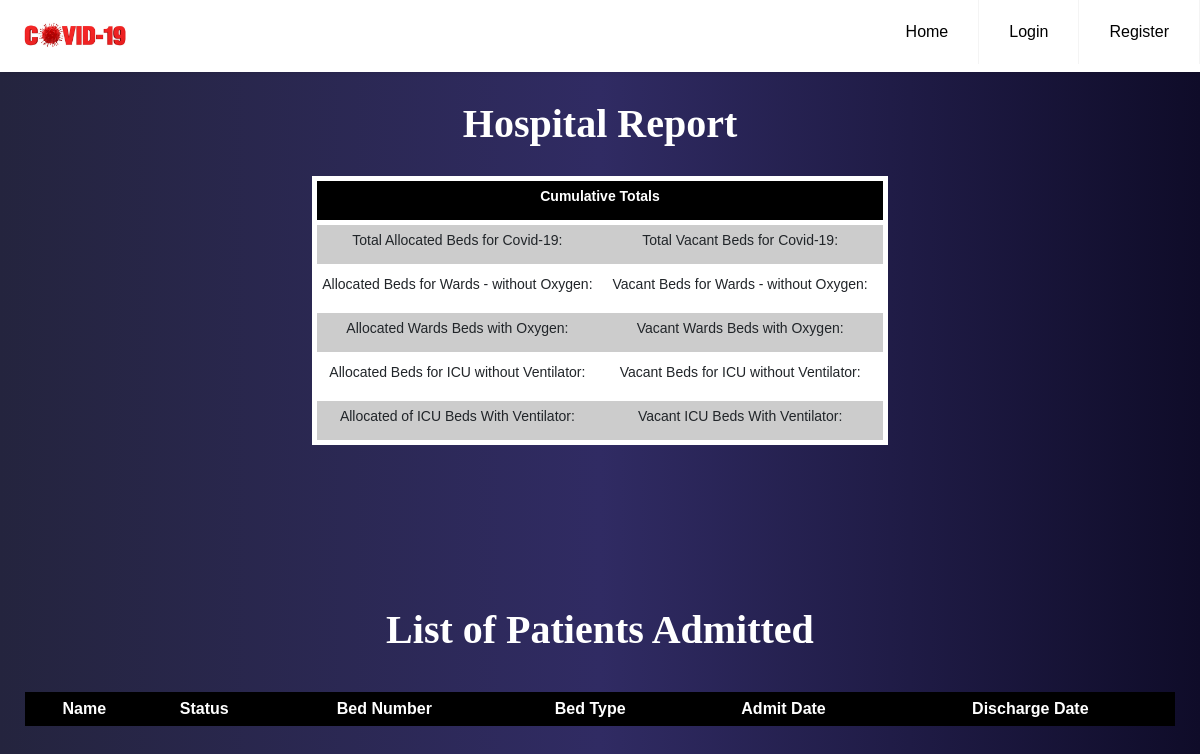
Before: /patients with the older database file.
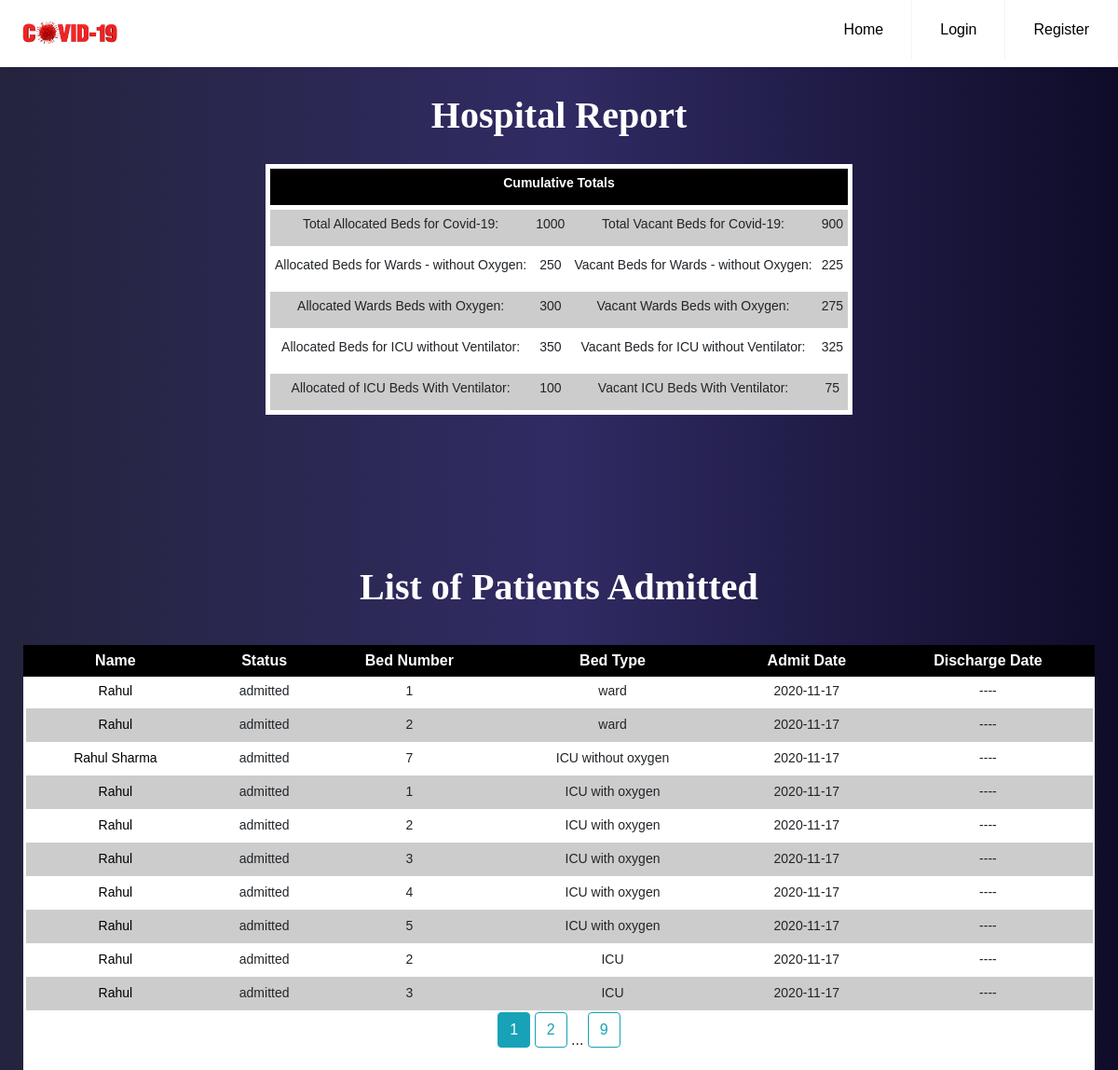
After: the same page with the newer database file.
### models.py (models this page shows, shortened)
class Hospital(db.Model):
    id = db.Column(db.Integer, primary_key=True)
    name = db.Column(db.String(100), nullable=False)
    area = db.Column(db.String(100), nullable=False)
    district = db.Column(db.String(100), nullable=False)
    state = db.Column(db.String(100), nullable=False)
    total_beds = db.Column(db.Integer, nullable=False)
    available_beds = db.Column(db.Integer, nullable=False)
    total_ward_beds = db.Column(db.Integer, nullable=False)
    available_ward_beds = db.Column(db.Integer, nullable=False)
    total_ward_beds_with_oxygen = db.Column(db.Integer, nullable=False)
    available_ward_beds_with_oxygen = db.Column(db.Integer, nullable=False)
    total_icu_beds = db.Column(db.Integer, nullable=False)
    available_icu_beds = db.Column(db.Integer, nullable=False)
    total_icu_beds_with_oxygen = db.Column(db.Integer, nullable=False)
    available_icu_beds_with_oxygen = db.Column(db.Integer, nullable=False)
    beds = db.relationship('Bed', backref='hospital', lazy=True)

class Patient(db.Model):
    id = db.Column(db.Integer, primary_key=True)
    name = db.Column(db.String(100), nullable=False)
    age = db.Column(db.Integer, nullable=False)
    gender = db.Column(db.String(10), nullable=False)
    status = db.Column(db.String(10), nullable=False)
    admit_date = db.Column(db.DateTime, nullable=False, default=datetime.utcnow)
    discharge_date = db.Column(db.DateTime, nullable=True)
    phone = db.Column(db.Integer, nullable=False)
    address = db.Column(db.Text, nullable=False)
    blood_group = db.Column(db.String(20), nullable=False)
    bed_id = db.Column(db.Integer, db.ForeignKey('bed.id'), nullable=False)

class Bed(db.Model):
    id = db.Column(db.Integer, primary_key=True)
    bed_number = db.Column(db.Integer, nullable=False)
    bed_type = db.Column(db.String(100), nullable=False)
    cost = db.Column(db.Integer, nullable=False)
    hospital_id = db.Column(db.Integer, db.ForeignKey(
        'hospital.id'), nullable=False)
    patients = db.relationship('Patient', backref='bed', lazy=True)

### app.py (the view)
@app.route('/patients')
def patient_list():
    hospital = Hospital.query.first()
    page = request.args.get('page', 1, type=int)
    patients = Patient.query.order_by(Patient.admit_date.desc()).paginate(per_page=10, page=page)
    return render_template('patient.html', patients=patients, hospital=hospital)

### templates/patient.html
{% extends "base.html" %}
{% block navbar %}
		{% if current_user.is_active %}
		<li><a href="{{ url_for('patient_add') }}">Add Patient</a></li>
		<li><a href="{{ url_for('profile') }}">Logged in as: {{current_user.name}}</a></li>
		<li><a href="{{ url_for('logout') }}">Logout</a></li>
		{% else %}
		<li><a href="{{ url_for('login') }}">Login</a></li>
		<li><a href="{{ url_for('register') }}">Register</a></li>
		{% endif %}
{% endblock navbar %}
{% block content %}
<div class="table__header">
	<div class="table__wrapper">
		<h1 class="label__head">Hospital Report</h1>
		<table class="table__content">
			<tr>
				<td colspan="4" class="report__head">
					<label>Cumulative Totals </label>
				</td>
			</tr>
			<tr>
				<td>
					<label>Total Allocated Beds for Covid-19: </label>
				</td>
				<td >
					<label>{{ hospital.total_beds }}</label>
				</td>
				<td>
					<label>Total Vacant Beds for Covid-19: </label>
				</td>
				<td>
					<label>{{ hospital.available_beds }}</label>
				</td>
			</tr>
			<tr>
				<td>
					<label>Allocated Beds for Wards - without Oxygen: </label>
				</td>
				<td>
					<label>{{ hospital.total_ward_beds }}</label>
				</td>
				<td>
					<label>Vacant Beds for Wards - without Oxygen: </label>
				</td>
				<td>
					<label>{{ hospital.available_ward_beds }}</label>
				</td>
			</tr>
			<tr>
				<td>
					<label>Allocated Wards Beds with Oxygen: </label>
				</td>
				<td>
					<label>{{ hospital.total_ward_beds_with_oxygen }} </label>
				</td>
				<td>
					<label>Vacant Wards Beds with Oxygen: </label>
				</td>
				<td>
					<label>{{ hospital.available_ward_beds_with_oxygen }}</label>
				</td>
			</tr>
			<tr>
				<td>
					<label>Allocated Beds for ICU without Ventilator: </label>
				</td>
				<td>
					<label>{{ hospital.total_icu_beds }}</label>
				</td>
				<td>
					<label>Vacant Beds for ICU without Ventilator: </label>
				</td>
				<td>
					<label>{{ hospital.available_icu_beds }}</label>
				</td>
			</tr>
			<tr>
				<td>
					<label>Allocated of ICU Beds With Ventilator: </label>
				</td>
				<td>
					<label>{{ hospital.total_icu_beds_with_oxygen }}</label>
				</td>
				<td>
					<label>Vacant ICU Beds With Ventilator: </label>
				</td>
				<td>
					<label>{{ hospital.available_icu_beds_with_oxygen }}</label>
				</td>
			</tr>
		</table>
	</div>
</div>
<div class="patient__header" id="tableview">
	<label class="label__head">List of Patients Admitted</label></br></br>
	<div class="patient__wrapper">
		<table class="table__box">
  <thead>
    <tr>
      <th class="th-sm">Name
      </th>
      <th class="th-sm">Status
      </th>
      <th class="th-sm">Bed Number
      </th>
      <th class="th-sm">Bed Type
      </th>
      <th class="th-sm">Admit Date
      </th>
      <th class="th-sm">Discharge Date
      </th>
    </tr>
  </thead>
  <tbody>
  {% for patient in patients.items %}
    <tr>
      <td><a href="{{ url_for('patient_update', patient_id=patient.id) }}">{{ patient.name }}</a></td>
      <td>{{ patient.status }}</td>
      <td>{{ patient.bed.bed_number }}</td>
      <td>{{ patient.bed.bed_type }}</td>
      <td>{{ patient.admit_date.strftime('%Y-%m-%d') }}</td>
        {% if patient.discharge_date %}
            <td>{{ patient.discharge_date.strftime('%Y-%m-%d') }}</td>
        {% else %}
            <td>----</td>
        {% endif %}
    </tr>
  {% endfor %}
  </tbody>
</table>
        {% for page_num in patients.iter_pages(left_edge=1, right_edge=1, left_current=1, right_current=2) %}
        {% if page_num %}
            {% if patients.page == page_num %}
                <a class="btn btn-info mb-4" href="{{ url_for('patient_list', page=page_num) }}">{{ page_num }}</a>
            {% else %}
                <a class="btn btn-outline-info mb-4" href="{{ url_for('patient_list', page=page_num) }}">{{ page_num }}</a>
            {% endif %}
        {% else %}
            ...
        {% endif %}
    {% endfor %}
	</div>
</div>
{% endblock content %}

### templates/base.html (shortened to what this page needs)
<!DOCTYPE html>
<html>
<head>
	<link rel="stylesheet" type="text/css" href="{{ url_for('static', filename='css/home.css') }}">
	<link rel="stylesheet" href="https://stackpath.bootstrapcdn.com/bootstrap/4.3.1/css/bootstrap.min.css">
	<link href="https://unpkg.com/aos@2.3.1/dist/aos.css" rel="stylesheet">
	<link rel="stylesheet" href="https://cdnjs.cloudflare.com/ajax/libs/select2/4.0.13/css/select2.min.css" />
	<link rel="stylesheet" type="text/css" href="{{ url_for('static', filename='css/patient_add.css') }}">
</head>
<body>
<div class="navbar__main">
	<header class="header">
	<a href="{{ url_for('home') }}"><img src="{{ url_for('static', filename='img/logo.jpg') }}" class="logo"></a>
	  <ul class="menu">
	    <li><a href="{{ url_for('home') }}">Home</a></li>
          {% block navbar %}
          {% endblock %}
	  </ul>
	</header>
</div>
{% block content %}
{% endblock %}
</body>
</html>

### static/css/home.css (style rules this page uses)
* { box-sizing: border-box; padding: 0; margin: 0; font-family: Verdana, Geneva, Tahoma, sans-serif; }
.navbar__main a { color: #000; }
.navbar__main .header { background-color: #fff; box-shadow: 1px 1px 4px 0 rgba(0,0,0,.1); position: fixed; width: 100%; z-index: 3; }
.navbar__main .header ul { margin: 0; padding: 0; list-style: none; overflow: hidden; background-color: #fff; }
.navbar__main .header li a { display: block; padding: 20px 20px; border-right: 1px solid #f4f4f4; text-decoration: none; }
.navbar__main .header .logo { display: block; float: left; font-size: 2em; padding: 10px 20px; text-decoration: none; }
.navbar__main .header .menu { clear: both; max-height: 0; transition: max-height .2s ease-out; }
@media (min-width: 1000px) { .navbar__main .header li { float: left; } }
@media (min-width: 1000px) { .navbar__main .header li a { padding: 20px 30px; } }
@media (min-width: 1000px) { .navbar__main .header .menu { clear: none; float: right; max-height: none; } }
.logo { height: 75%; width: 150px; }
.table__header { padding: 100px; padding-bottom: 0; text-align: center; }
.table__wrapper { display: flex; flex-direction: column; justify-content: center; }
.table__content { margin-left: auto; margin-right: auto; margin-top: 20px; text-align: center; }
.table__content tr { border: 5px solid white; }
.table__content td { border: transparent; }
td, tr { border: 2px solid black; font-size: 14px; }
td { padding: 5px; }
.patient__header { text-align: center; }
.patient__wrapper { margin-right: 25px; margin-left: 25px; background: white; }
.table__box { width: 100%; text-align: center; }
th { border: 5px solid black; background: black; color: white; font-size: 16px; }
tr { border: 5px solid white; }
td { border: 5px solid transparent; }
td a { color: black; }
tr:nth-child(even) { background: #CCC }
tr:nth-child(odd) { background: #FFF }
.label__head { font-size: 40px; color: white; font-weight: bold; font-family: "Times New Roman", Times, serif; }
.report__head { background: black; color: white; font-weight: bold; }
.table__header { height: 600px; }
body { width:100%; background: #0f0c29; background: -webkit-linear-gradient(to right, #24243e, #302b63, #0f0c29); background: linear-gradient(to right, #24243e, #302b63, #0f0c29); }

Changed rows visible on the page:
added Hospital: total_beds "1000", available_beds "900", total_ward_beds "250", available_ward_beds "225", total_ward_beds_with_oxygen "300", available_ward_beds_with_oxygen "275", total_icu_beds "350", available_icu_beds "325", total_icu_beds_with_oxygen "100", available_icu_beds_with_oxygen "75"
added Patient: name "Rahul", status "admitted", bed.bed_number "1", bed.bed_type "ward", admit_date "2020-11-17"
added Patient: name "Rahul", status "admitted", bed.bed_number "2", bed.bed_type "ward", admit_date "2020-11-17"
added Patient: name "Rahul Sharma", status "admitted", bed.bed_number "7", bed.bed_type "ICU without oxygen", admit_date "2020-11-17"
added Patient: name "Rahul", status "admitted", bed.bed_number "1", bed.bed_type "ICU with oxygen", admit_date "2020-11-17"
added Patient: name "Rahul", status "admitted", bed.bed_number "2", bed.bed_type "ICU with oxygen", admit_date "2020-11-17"
added Patient: name "Rahul", status "admitted", bed.bed_number "3", bed.bed_type "ICU with oxygen", admit_date "2020-11-17"
added Patient: name "Rahul", status "admitted", bed.bed_number "4", bed.bed_type "ICU with oxygen", admit_date "2020-11-17"
added Patient: name "Rahul", status "admitted", bed.bed_number "5", bed.bed_type "ICU with oxygen", admit_date "2020-11-17"
added Patient: name "Rahul", status "admitted", bed.bed_number "2", bed.bed_type "ICU", admit_date "2020-11-17"
added Patient: name "Rahul", status "admitted", bed.bed_number "3", bed.bed_type "ICU", admit_date "2020-11-17"
Other visible differences:
new list line: "1"
new list line: "2"
new list line: "9"
